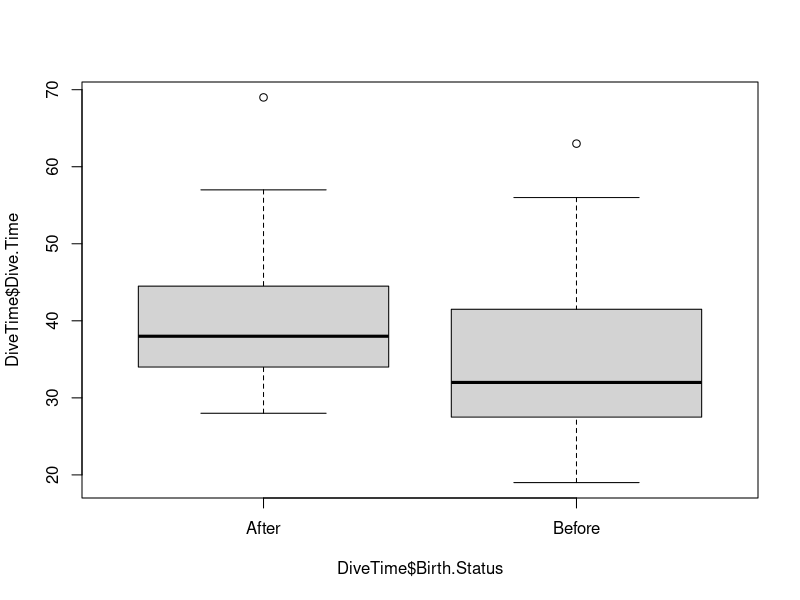

This chart was generated by the following R code:
### Question 2 ###

#Importing Data Dive Time
DiveTime <- read.csv ("Lab1_Statistics_R/Data/DiveTime.csv") #Importing data into R from my working directory

#Hardcoding Statistics for Before
Before <- subset(DiveTime,Birth.Status=="Before")
n.Before <- length(Before$Birth.Status) #Sample size (n) of Before
sum.Before <-sum(Before$Dive.Time) #Sum of Dive Time of Before
mean.Before<-mean(Before$Dive.Time) #Mean of Dive Times of Before
as.Before<-sum(Before$Dive.Time^2) #Sum of Dive Time of Before squared
ss.Before<-as.Before - (sum.Before^2/n.Before) #Sum of Squares for Before
df.Before<-n.Before-1 #Degrees of Freedom
var.Before<-ss.Before/df.Before #Variance of Before
sd.Before<-sqrt(var.Before) #Standard Deviation
se.Before<-sd.Before/(sqrt(n.Before)) #Standard Error
cf.Before<-(sum.Before)^2/n.Before #Correction factor Before


##Hardcoding Statistics for After
After <- subset(DiveTime,Birth.Status=="After")
n.After <- length(After$Birth.Status) #Sample size (n) of After
sum.After <-sum(After$Dive.Time) #Sum of Dive Time of After
mean.After<-mean(After$Dive.Time) #Mean of Dive Times of After
as.After<-sum(After$Dive.Time^2) #Sum of Dive Time of After squared
ss.After<-as.After - (sum.After^2/n.After) #Sum of Squares for After
df.After<-n.After-1 #Degrees of Freedom
var.After<-ss.After/df.After #Variance of After
sd.After<-sqrt(var.After) #Standard Deviation
se.After<-sd.After/(sqrt(n.After)) #Standard Error
cf.After<-(sum.After)^2/n.After #Correction factor After


#Hardcoding Statistics Pooled
n.pooled <- length(DiveTime$Birth.Status) #Sample size (n) pooled
sum.pooled <-sum(DiveTime$Dive.Time) #Sum of Dive Time pooled
mean.pooled<-mean(DiveTime$Dive.Time) #Mean of Dive Times pooled
as.pooled<-sum(DiveTime$Dive.Time^2) #Sum of Dive Time of pooled squared
ss.pooled<-as.pooled - (sum.pooled^2/n.pooled) #Sum of Squares pooled
df.pooled<-n.pooled-1 #Degrees of Freedom
var.pooled<-ss.pooled/df.pooled #Variance pooled
sd.pooled<-sqrt(var.pooled) #Standard Deviation
se.pooled<-sd.pooled/(sqrt(n.pooled)) #Standard Error

#T-test
t.test(DiveTime$Dive.Time ~ DiveTime$Birth.Status) #t-test

#Boxplot
boxplot(DiveTime$Dive.Time ~ DiveTime$Birth.Status)

                                 
                